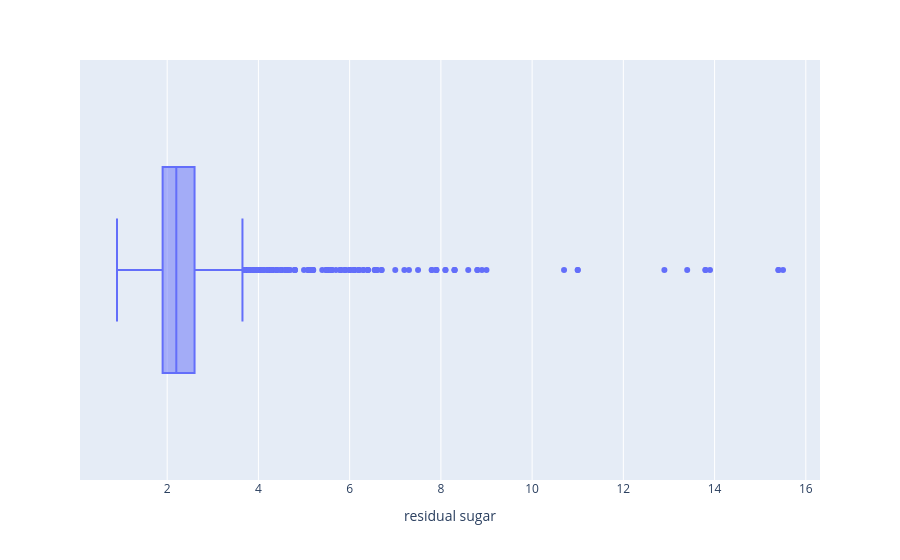

Source (notebook cell):
### Code cell
px.box(df,x='residual sugar')

### Figure 1 — Plotly figure (JSON) as saved in the notebook; plotly's stock layout.template omitted (floating-point values rounded to 4 significant figures; data arrays with more than 128 entries replaced by an {"elided": "..."} marker saying what was removed)
{"data": [{"alignmentgroup": "True", "hovertemplate": "residual sugar=%{x}<extra></extra>", "legendgroup": "", "marker": {"color": "#636efa"}, "name": "", "notched": false, "offsetgroup": "", "orientation": "h", "showlegend": false, "type": "box", "x": {"elided": "1599 float values"}, "x0": " ", "xaxis": "x", "y0": " ", "yaxis": "y"}], "layout": {"boxmode": "group", "legend": {"tracegroupgap": 0}, "margin": {"t": 60}, "xaxis": {"anchor": "y", "domain": [0, 1], "title": {"text": "residual sugar"}}, "yaxis": {"anchor": "x", "domain": [0, 1]}}}
